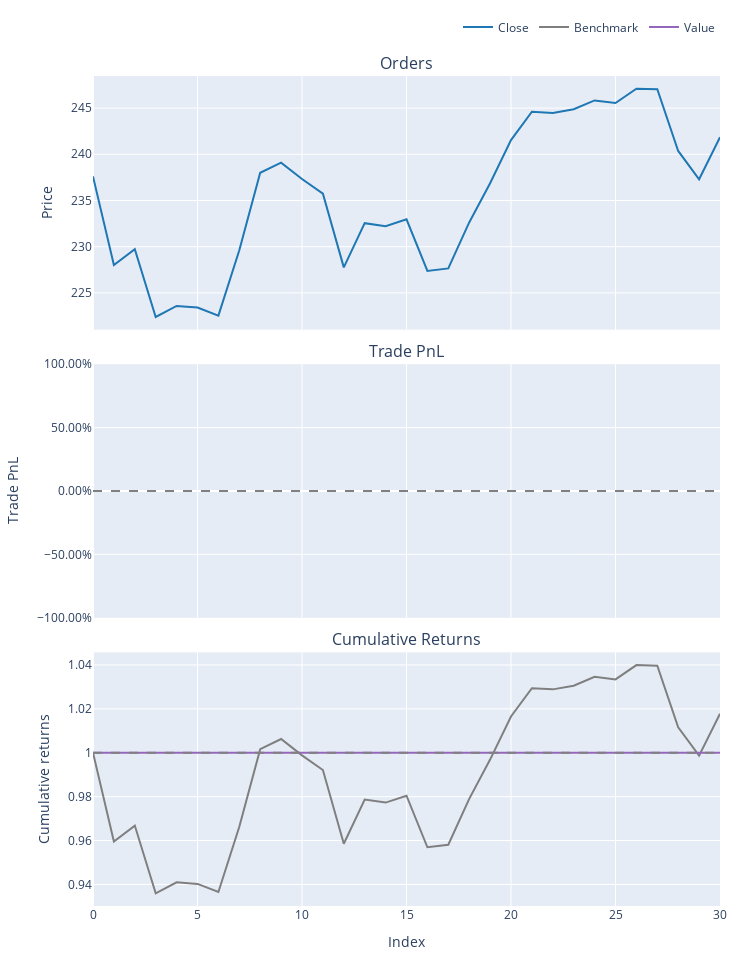

The notebook cell this image was saved under:
### Code cell
import vectorbt as vbt

# Make sure index is datetime and 'Close_TSLA' exists
price = merged_data['Close_AAPL']

# Generate entries and exits from your signals
entries = merged_data['Buy_Signal']
exits = merged_data['Sell_Signal']

# Create portfolio
portfolio = vbt.Portfolio.from_signals(
    close=price,
    entries=entries,
    exits=exits,
    size=np.nan,  # Let it auto-calculate position size if fixed capital
    init_cash=100_000,
    fees=0.001,  # 0.1% per trade
    slippage=0.0005  # Optional
)

# Plot portfolio value
print(portfolio.stats())
portfolio.plot().show()

### Figure 1 — Plotly figure (JSON) as saved in the notebook; plotly's stock layout.template omitted (floating-point values rounded to 4 significant figures)
{"data": [{"legendgroup": "0", "line": {"color": "#1f77b4"}, "name": "Close", "showlegend": true, "type": "scatter", "uid": "195ed1e2-0742-48e4-8023-f7bbadcab0d4", "x": [0, 1, 2, 3, 4, 5, 6, 7, 8, 9, 10, 11, 12, 13, 14, 15, 16, 17, 18, 19, 20, 21, 22, 23, 24, 25, 26, 27, 28, 29, 30], "xaxis": "x", "y": [237.6, 228.0, 229.7, 222.4, 223.6, 223.4, 222.5, 229.6, 238.0, 239.1, 237.3, 235.7, 227.8, 232.5, 232.2, 233.0, 227.4, 227.6, 232.6, 236.9, 241.5, 244.6, 244.5, 244.9, 245.8, 245.6, 247.1, 247.0, 240.4, 237.3, 241.8], "yaxis": "y"}, {"legendgroup": "1", "line": {"color": "#7f7f7f"}, "name": "Benchmark", "showlegend": true, "type": "scatter", "uid": "cb3a781d-46f1-4dba-a4de-08cd6890bc7a", "x": [0, 1, 2, 3, 4, 5, 6, 7, 8, 9, 10, 11, 12, 13, 14, 15, 16, 17, 18, 19, 20, 21, 22, 23, 24, 25, 26, 27, 28, 29, 30], "xaxis": "x3", "y": [1, 0.9596, 0.9668, 0.936, 0.941, 0.9403, 0.9366, 0.9663, 1.002, 1.006, 0.9988, 0.9921, 0.9585, 0.9787, 0.9773, 0.9805, 0.957, 0.9581, 0.979, 0.9969, 1.017, 1.029, 1.029, 1.031, 1.035, 1.033, 1.04, 1.04, 1.012, 0.9987, 1.018], "yaxis": "y3"}, {"legendgroup": "2", "line": {"color": "#9467bd"}, "name": "Value", "showlegend": true, "type": "scatter", "uid": "f172f448-93fb-4cfa-a3cf-dbb00a54d29f", "x": [0, 1, 2, 3, 4, 5, 6, 7, 8, 9, 10, 11, 12, 13, 14, 15, 16, 17, 18, 19, 20, 21, 22, 23, 24, 25, 26, 27, 28, 29, 30], "xaxis": "x3", "y": [1, 1, 1, 1, 1, 1, 1, 1, 1, 1, 1, 1, 1, 1, 1, 1, 1, 1, 1, 1, 1, 1, 1, 1, 1, 1, 1, 1, 1, 1, 1], "yaxis": "y3"}, {"hoverinfo": "skip", "legendgroup": "3", "line": {"color": "rgba(0, 0, 0, 0)", "width": 0}, "opacity": 0, "showlegend": false, "type": "scatter", "uid": "2a9db3ee-7ebe-4558-abbf-3ae232bb8ac2", "x": [0, 1, 2, 3, 4, 5, 6, 7, 8, 9, 10, 11, 12, 13, 14, 15, 16, 17, 18, 19, 20, 21, 22, 23, 24, 25, 26, 27, 28, 29, 30], "xaxis": "x3", "y": [1, 1, 1, 1, 1, 1, 1, 1, 1, 1, 1, 1, 1, 1, 1, 1, 1, 1, 1, 1, 1, 1, 1, 1, 1, 1, 1, 1, 1, 1, 1], "yaxis": "y3"}], "layout": {"annotations": [{"font": {"size": 16}, "showarrow": false, "text": "Orders", "x": 0.5, "xanchor": "center", "xref": "paper", "y": 1, "yanchor": "bottom", "yref": "paper"}, {"font": {"size": 16}, "showarrow": false, "text": "Trade PnL", "x": 0.5, "xanchor": "center", "xref": "paper", "y": 0.6528, "yanchor": "bottom", "yref": "paper"}, {"font": {"size": 16}, "showarrow": false, "text": "Cumulative Returns", "x": 0.5, "xanchor": "center", "xref": "paper", "y": 0.3056, "yanchor": "bottom", "yref": "paper"}], "height": 960, "legend": {"orientation": "h", "traceorder": "normal", "x": 1, "xanchor": "right", "y": 1.042, "yanchor": "bottom"}, "margin": {"b": 30, "l": 30, "r": 30, "t": 30}, "shapes": [{"line": {"color": "gray", "dash": "dash"}, "type": "line", "x0": 0, "x1": 1, "xref": "paper", "y0": 0, "y1": 0, "yref": "y2"}, {"line": {"color": "gray", "dash": "dash"}, "type": "line", "x0": 0, "x1": 1, "xref": "paper", "y0": 1, "y1": 1, "yref": "y3"}], "showlegend": true, "width": 750, "xaxis": {"anchor": "y", "domain": [0, 1], "matches": "x3", "showticklabels": false}, "xaxis2": {"anchor": "y2", "domain": [0, 1], "matches": "x3", "showticklabels": false}, "xaxis3": {"anchor": "y3", "domain": [0, 1], "title": {"text": "Index"}}, "yaxis": {"anchor": "x", "domain": [0.6944, 1], "title": {"text": "Price"}}, "yaxis2": {"anchor": "x2", "domain": [0.3472, 0.6528], "tickformat": ".2%", "title": {"text": "Trade PnL"}}, "yaxis3": {"anchor": "x3", "domain": [0, 0.3056], "title": {"text": "Cumulative returns"}}}}
